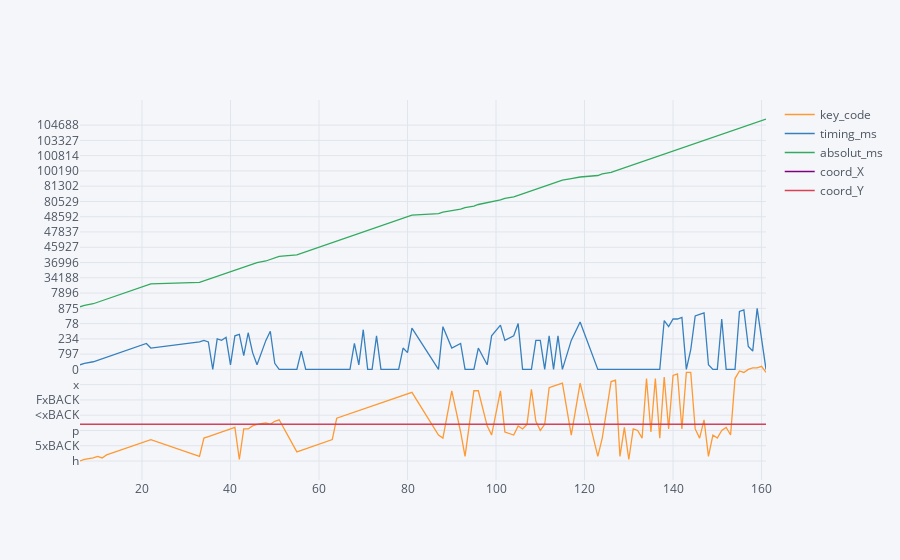

The notebook cell this image was saved under:
### Markdown cell above
<div class="alert alert-block alert-warning">
<b>Графики</b> (интерактив)
</div>

### Code cell
cf.go_offline()
cf.set_config_file(offline=False, world_readable=True)
data.iplot()

### Figure 1 — Plotly figure (JSON) as saved in the notebook; plotly's stock layout.template omitted (floating-point values rounded to 4 significant figures)
{"data": [{"line": {"color": "rgba(255, 153, 51, 1.0)", "dash": "solid", "shape": "linear", "width": 1.3}, "mode": "lines", "name": "key_code", "text": "", "type": "scatter", "uid": "fa9a4191-813c-4f65-8708-3dfbc0ebf7e0", "x": [6, 7, 9, 10, 11, 12, 13, 14, 15, 16, 17, 18, 19, 20, 21, 22, 33, 34, 35, 36, 37, 38, 39, 40, 41, 42, 43, 44, 45, 46, 48, 49, 50, 51, 55, 56, 57, 58, 59, 60, 61, 62, 63, 64, 65, 66, 67, 68, 69, 70, 71, 72, 73, 74, 75, 76, 77, 78, 79, 80, 81, 87, 88, 90, 92, 93, 95, 96, 98, 99, 101, 102, 104, 105, 106, 107, 108, 109, 110, 111, 112, 113, 114, 115, 117, 119, 123, 124, 126, 127, 128, 129, 130, 131, 132, 133, 134, 135, 136, 137, 138, 139, 140, 141, 142, 143, 144, 145, 146, 147, 148, 149, 150, 151, 152, 153, 154, 155, 156, 157, 158, 159, 160, 161], "y": ["h", "e", "i", "d", "i", "o", "t", "1xBACK", "2xBACK", "3xBACK", "4xBACK", "5xBACK", "6xBACK", "7xBACK", "8xBACK", "9xBACK", "d", "v", "l", "n", "c", "a", "p", "k", "f", "e", "k", "k", "s", "", "J", "", "V", "j", "1xBACK", "2xBACK", "3xBACK", "4xBACK", "5xBACK", "6xBACK", "7xBACK", "8xBACK", "9xBACK", ":xBACK", ";xBACK", "<xBACK", "=xBACK", ">xBACK", "?xBACK", "@xBACK", "AxBACK", "BxBACK", "CxBACK", "DxBACK", "ExBACK", "FxBACK", "GxBACK", "HxBACK", "IxBACK", "JxBACK", "KxBACK", "n", "v", "m", "a", "d", "m", "m", "s", "n", "m", "a", "n", "s", "k", "", "N", "V", "p", "", "L", "D", "x", "RETURN", "n", "RETURN", "d", "v", "q", "w", "d", "f", "e", "k", "p", "v", "b", "a", "b", "v", "1", "k", "2", "3", "k", "4", "4", "k", "v", "j", "d", "n", "v", "p", "f", "n", "b", "5", "4", "0", "6", "6", "9", "4"]}, {"line": {"color": "rgba(55, 128, 191, 1.0)", "dash": "solid", "shape": "linear", "width": 1.3}, "mode": "lines", "name": "timing_ms", "text": "", "type": "scatter", "uid": "b92f4bc6-d2ce-46f1-a170-1d4586586ba7", "x": [6, 7, 9, 10, 11, 12, 13, 14, 15, 16, 17, 18, 19, 20, 21, 22, 33, 34, 35, 36, 37, 38, 39, 40, 41, 42, 43, 44, 45, 46, 48, 49, 50, 51, 55, 56, 57, 58, 59, 60, 61, 62, 63, 64, 65, 66, 67, 68, 69, 70, 71, 72, 73, 74, 75, 76, 77, 78, 79, 80, 81, 87, 88, 90, 92, 93, 95, 96, 98, 99, 101, 102, 104, 105, 106, 107, 108, 109, 110, 111, 112, 113, 114, 115, 117, 119, 123, 124, 126, 127, 128, 129, 130, 131, 132, 133, 134, 135, 136, 137, 138, 139, 140, 141, 142, 143, 144, 145, 146, 147, 148, 149, 150, 151, 152, 153, 154, 155, 156, 157, 158, 159, 160, 161], "y": [125, 344, 719, 188, 171, 938, 328, 797, 203, 110, 141, 157, 172, 140, 156, 157, 46, 31, 46, 0, 234, 31, 438, 125, 16, 343, 328, 250, 203, 125, 31, 235, 344, 0, 0, 110, 0, 0, 0, 0, 0, 0, 0, 0, 0, 0, 0, 156, 125, 625, 0, 0, 16, 0, 0, 0, 0, 0, 157, 203, 391, 0, 62, 157, 156, 0, 0, 157, 125, 16, 109, 31, 16, 78, 0, 0, 0, 31, 31, 0, 16, 0, 16, 0, 31, 766, 0, 0, 0, 0, 0, 0, 0, 0, 0, 0, 0, 0, 0, 0, 359, 62, 47, 47, 93, 0, 141, 579, 828, 15, 125, 0, 0, 47, 0, 0, 0, 547, 63, 172, 110, 875, 31, 0]}, {"line": {"color": "rgba(50, 171, 96, 1.0)", "dash": "solid", "shape": "linear", "width": 1.3}, "mode": "lines", "name": "absolut_ms", "text": "", "type": "scatter", "uid": "442b6ffc-6494-4bba-96e1-8dcbc34d2e8c", "x": [6, 7, 9, 10, 11, 12, 13, 14, 15, 16, 17, 18, 19, 20, 21, 22, 33, 34, 35, 36, 37, 38, 39, 40, 41, 42, 43, 44, 45, 46, 48, 49, 50, 51, 55, 56, 57, 58, 59, 60, 61, 62, 63, 64, 65, 66, 67, 68, 69, 70, 71, 72, 73, 74, 75, 76, 77, 78, 79, 80, 81, 87, 88, 90, 92, 93, 95, 96, 98, 99, 101, 102, 104, 105, 106, 107, 108, 109, 110, 111, 112, 113, 114, 115, 117, 119, 123, 124, 126, 127, 128, 129, 130, 131, 132, 133, 134, 135, 136, 137, 138, 139, 140, 141, 142, 143, 144, 145, 146, 147, 148, 149, 150, 151, 152, 153, 154, 155, 156, 157, 158, 159, 160, 161], "y": [3612, 3975, 4924, 5136, 5328, 6277, 6633, 7489, 7729, 7896, 8089, 8278, 8499, 8665, 8846, 9026, 33818, 33925, 34079, 34188, 34548, 34702, 35235, 35410, 35464, 35828, 36205, 36529, 36755, 36996, 37434, 37732, 38102, 38147, 45431, 45562, 45654, 45724, 45821, 45927, 46058, 46139, 46276, 46407, 46594, 46666, 46750, 46959, 47176, 47837, 47877, 47917, 47967, 48024, 48045, 48089, 48135, 48165, 48349, 48592, 49011, 79005, 79083, 79279, 80019, 80048, 80090, 80284, 80472, 80529, 80758, 80811, 80988, 81084, 81114, 81136, 81155, 81205, 81265, 81302, 81334, 81352, 81393, 81412, 81541, 84927, 98581, 98630, 100150, 100190, 100290, 100352, 100434, 100464, 100489, 100530, 100571, 100723, 100771, 100814, 101223, 101326, 101394, 101466, 101576, 101597, 101763, 102397, 103249, 103327, 103498, 103557, 103598, 103683, 103736, 103788, 103822, 104381, 104485, 104688, 104803, 105730, 105802, 105829]}, {"line": {"color": "rgba(128, 0, 128, 1.0)", "dash": "solid", "shape": "linear", "width": 1.3}, "mode": "lines", "name": "coord_X", "text": "", "type": "scatter", "uid": "a7a1f9ec-e8d9-4ce9-b96c-ab8db8959029", "x": [6, 7, 9, 10, 11, 12, 13, 14, 15, 16, 17, 18, 19, 20, 21, 22, 33, 34, 35, 36, 37, 38, 39, 40, 41, 42, 43, 44, 45, 46, 48, 49, 50, 51, 55, 56, 57, 58, 59, 60, 61, 62, 63, 64, 65, 66, 67, 68, 69, 70, 71, 72, 73, 74, 75, 76, 77, 78, 79, 80, 81, 87, 88, 90, 92, 93, 95, 96, 98, 99, 101, 102, 104, 105, 106, 107, 108, 109, 110, 111, 112, 113, 114, 115, 117, 119, 123, 124, 126, 127, 128, 129, 130, 131, 132, 133, 134, 135, 136, 137, 138, 139, 140, 141, 142, 143, 144, 145, 146, 147, 148, 149, 150, 151, 152, 153, 154, 155, 156, 157, 158, 159, 160, 161], "y": ["", "", "", "", "", "", "", "", "", "", "", "", "", "", "", "", "", "", "", "", "", "", "", "", "", "", "", "", "", "", "", "", "", "", "", "", "", "", "", "", "", "", "", "", "", "", "", "", "", "", "", "", "", "", "", "", "", "", "", "", "", "", "", "", "", "", "", "", "", "", "", "", "", "", "", "", "", "", "", "", "", "", "", "", "", "", "", "", "", "", "", "", "", "", "", "", "", "", "", "", "", "", "", "", "", "", "", "", "", "", "", "", "", "", "", "", "", "", "", "", "", "", "", ""]}, {"line": {"color": "rgba(219, 64, 82, 1.0)", "dash": "solid", "shape": "linear", "width": 1.3}, "mode": "lines", "name": "coord_Y", "text": "", "type": "scatter", "uid": "b1d0b6d9-4368-418a-b1aa-a48cae8c3737", "x": [6, 7, 9, 10, 11, 12, 13, 14, 15, 16, 17, 18, 19, 20, 21, 22, 33, 34, 35, 36, 37, 38, 39, 40, 41, 42, 43, 44, 45, 46, 48, 49, 50, 51, 55, 56, 57, 58, 59, 60, 61, 62, 63, 64, 65, 66, 67, 68, 69, 70, 71, 72, 73, 74, 75, 76, 77, 78, 79, 80, 81, 87, 88, 90, 92, 93, 95, 96, 98, 99, 101, 102, 104, 105, 106, 107, 108, 109, 110, 111, 112, 113, 114, 115, 117, 119, 123, 124, 126, 127, 128, 129, 130, 131, 132, 133, 134, 135, 136, 137, 138, 139, 140, 141, 142, 143, 144, 145, 146, 147, 148, 149, 150, 151, 152, 153, 154, 155, 156, 157, 158, 159, 160, 161], "y": ["", "", "", "", "", "", "", "", "", "", "", "", "", "", "", "", "", "", "", "", "", "", "", "", "", "", "", "", "", "", "", "", "", "", "", "", "", "", "", "", "", "", "", "", "", "", "", "", "", "", "", "", "", "", "", "", "", "", "", "", "", "", "", "", "", "", "", "", "", "", "", "", "", "", "", "", "", "", "", "", "", "", "", "", "", "", "", "", "", "", "", "", "", "", "", "", "", "", "", "", "", "", "", "", "", "", "", "", "", "", "", "", "", "", "", "", "", "", "", "", "", "", "", ""]}], "layout": {"legend": {"bgcolor": "#F5F6F9", "font": {"color": "#4D5663"}}, "paper_bgcolor": "#F5F6F9", "plot_bgcolor": "#F5F6F9", "title": {"font": {"color": "#4D5663"}}, "xaxis": {"gridcolor": "#E1E5ED", "showgrid": true, "tickfont": {"color": "#4D5663"}, "title": {"font": {"color": "#4D5663"}, "text": ""}, "zerolinecolor": "#E1E5ED"}, "yaxis": {"gridcolor": "#E1E5ED", "showgrid": true, "tickfont": {"color": "#4D5663"}, "title": {"font": {"color": "#4D5663"}, "text": ""}, "zerolinecolor": "#E1E5ED"}}}
